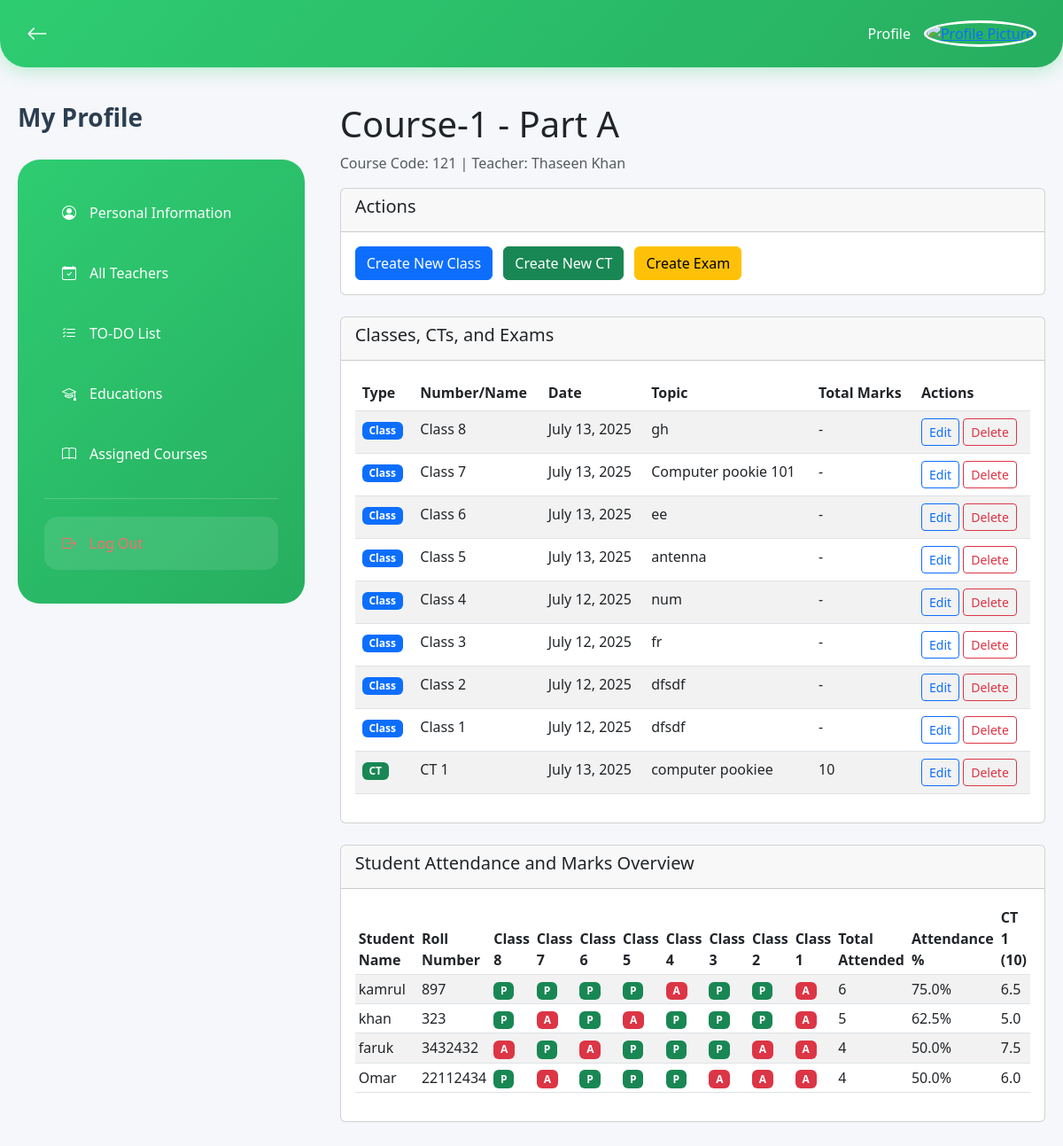
Page /part/1/ on the committed database.
### course/models.py (models this page shows, shortened)
class Part(models.Model):
    course = models.ForeignKey(Course, on_delete=models.CASCADE)
    name = models.CharField(choices=PartName, max_length=2)
    teacher = models.ForeignKey(Teacher, on_delete=models.CASCADE, null=True, blank=True)

class Course(models.Model):
    name = models.CharField(max_length=50)
    slug = models.SlugField(max_length=50)
    code = models.CharField(max_length=8)
    credit = models.IntegerField()
    semester = models.ForeignKey(Semester, on_delete=models.CASCADE)

class Class(models.Model):
    part = models.ForeignKey(Part, on_delete=models.CASCADE)
    class_number = models.IntegerField()
    date = models.DateField(default=timezone.now)
    topic = models.CharField(max_length=200, null=True)
    created_at = models.DateTimeField(auto_now_add=True, null=True)
    class Meta:
        ordering = ['-date', '-class_number']
        unique_together = ['part', 'class_number']

class CT(models.Model):
    part = models.ForeignKey(Part, on_delete=models.CASCADE)
    ct_number = models.IntegerField()
    date = models.DateField(default=timezone.now)
    topic = models.CharField(max_length=200, null=True)
    total_marks = models.IntegerField(default=100)
    created_at = models.DateTimeField(auto_now_add=True,null=True)
    class Meta:
        ordering = ['-date', '-ct_number']
        unique_together = ['part', 'ct_number']

### teacher/models.py (models this page shows)
class Teacher(models.Model):
    user = models.OneToOneField(User, on_delete=models.CASCADE, related_name="teacher")
    teacher_id = models.IntegerField()
    phone = models.CharField(max_length=13, null= True, blank= True)
    permanent_address = models.CharField(max_length=100, null = True, blank=True)
    picture = models.ImageField(upload_to="profile/")
    def __str__(self):
        return self.user.get_full_name() or self.user.username

### student/models.py (models this page shows, shortened)
class Student(models.Model):
    name = models.CharField(max_length=100)
    student_id = models.CharField(max_length=20)
    semester = models.ForeignKey(Semester, null=True, blank=True, on_delete=models.SET_NULL)
    previous_semester = models.ForeignKey(Semester, null=True, blank=True, on_delete=models.SET_NULL, related_name="previous_semester")

### course/views.py (the view)
# urls.py: path('part/<int:part_id>/', views.part_detail, name='part_detail'),
def part_detail(request, part_id):
    part = get_object_or_404(Part, id=part_id)
    classes_ordered = Class.objects.filter(part=part).order_by('-class_number')
    cts = CT.objects.filter(part=part).order_by('ct_number') # Use 'ct_number' if it exists, otherwise 'topic'
    exams = Exam.objects.filter(part=part).order_by('topic') # CORRECTED: Changed 'name' to 'topic'
    students = Student.objects.filter(semester=part.course.semester)
    student_data_overview = {}
    for student in students:
        student_classes_statuses = []
        present_count = 0
        for class_obj in classes_ordered:
            try:
                attendance = Attendance.objects.get(class_session=class_obj, student=student)
                student_classes_statuses.append(attendance.status)
                if attendance.status == 'P':
                    present_count += 1
            except Attendance.DoesNotExist:
                student_classes_statuses.append('N/A')
        total_recorded_classes = len(student_classes_statuses)
        percentage = 0
        if total_recorded_classes > 0:
            percentage = (present_count / total_recorded_classes) * 100
        student_ct_marks = []
        for ct_obj in cts:
            try:
                ct_mark = CTResult.objects.get(ct=ct_obj, student=student)
                student_ct_marks.append(str(ct_mark.marks))
            except CTResult.DoesNotExist:
                student_ct_marks.append('N/A')
        student_exam_marks = []
        for exam_obj in exams:
            try:
                exam_mark = ExamResult.objects.get(exam=exam_obj, student=student)
                student_exam_marks.append(str(exam_mark.marks))
            except ExamResult.DoesNotExist:
                student_exam_marks.append('N/A')
        student_data_overview[student] = {
            'attendance': {
                'list': student_classes_statuses,
                'present_count': present_count,
                'total_recorded': total_recorded_classes,
                'percentage': percentage
            },
            'cts': student_ct_marks,
            'exams': student_exam_marks,
        }
    sorted_student_data = sorted(
        student_data_overview.items(),
        key=lambda item: (item[1]['attendance']['percentage'], item[0].name),
        reverse=True
    )
    context = {
        'part': part,
        'classes': classes_ordered,
        'cts': cts,
        'exams': exams,
        'sorted_student_data': sorted_student_data,
    }
    return render(request, 'courses/part_detail.html', context)

### course/templates/courses/part_detail.html (shortened to what this page needs)
{% extends 'base.html' %}  {% block content %}
<div class="row">
  <div class="col-12">
    <h1>{{ part.course.name }} - Part {{ part.name }}</h1>
    <p class="text-muted">
      Course Code: {{ part.course.code }} | Teacher: {{ part.teacher }}
    </p>
  </div>
</div>
<div class="row mb-4">
  <div class="col-12">
    <div class="card">
      <div class="card-header">
        <h5>Actions</h5>
      </div>
      <div class="card-body">
        <a href="{% url 'create_class' part.id %}" class="btn btn-primary me-2"
          >Create New Class</a
        >
        <a href="{% url 'create_ct' part.id %}" class="btn btn-success me-2"
          >Create New CT</a
        >
        <a href="{% url 'create_exam' part.id %}" class="btn btn-warning"
          >Create Exam</a
        >
      </div>
    </div>
  </div>
</div>
<div class="row mb-4">
  <div class="col-12">
    <div class="card">
      <div class="card-header">
        <h5>Classes, CTs, and Exams</h5>
      </div>
      <div class="card-body">
        <table class="table table-striped">
          <thead>
            <tr>
              <th>Type</th>
              <th>Number/Name</th>
              <th>Date</th>
              <th>Topic</th>
              <th>Total Marks</th>
              <th>Actions</th>
            </tr>
          </thead>
          <tbody>
            {% for class in classes %}
            <tr>
              <td><span class="badge bg-primary">Class</span></td>
              <td>Class {{ class.class_number }}</td>
              <td>{{ class.date }}</td>
              <td>{{ class.topic }}</td>
              <td>-</td>
              <td>
                <a
                  href="{% url 'edit_class' class.id %}"
                  class="btn btn-sm btn-outline-primary"
                  >Edit</a
                >
                <a
                  href="{% url 'delete_class' class.id %}"
                  class="btn btn-sm btn-outline-danger"
                  onclick="return confirm('Are you sure?')"
                  >Delete</a
                >
              </td>
            </tr>
            {% endfor %} {% for ct in cts %}
            <tr>
              <td><span class="badge bg-success">CT</span></td>
              <td>CT {{ ct.ct_number }}</td>
              <td>{{ ct.date }}</td>
              <td>{{ ct.topic }}</td>
              <td>{{ ct.total_marks }}</td>
              <td>
                <a
                  href="{% url 'edit_ct' ct.id %}"
                  class="btn btn-sm btn-outline-primary"
                  >Edit</a
                >
                <a
                  href="{% url 'delete_ct' ct.id %}"
                  class="btn btn-sm btn-outline-danger"
                  onclick="return confirm('Are you sure?')"
                  >Delete</a
                >
              </td>
            </tr>
            {% endfor %}
          </tbody>
        </table>
      </div>
    </div>
  </div>
</div>
<div class="row">
  <div class="col-12">
    <div class="card">
      <div class="card-header">
        <h5>Student Attendance and Marks Overview</h5>
      </div>
      <div class="card-body">
        <div class="table-responsive">
          <table class="table table-striped table-sm">
            <thead>
              <tr>
                <th>Student Name</th>
                <th>Roll Number</th>
                {% for class_obj in classes %}
                  <th>Class {{ class_obj.class_number }}</th>
                {% endfor %}
                <th>Total Attended</th>
                <th>Attendance %</th>
                {% for ct_obj in cts %}
                  <th>CT {{ ct_obj.ct_number }} ({{ ct_obj.total_marks|floatformat:0 }})</th>
                {% endfor %}
              </tr>
            </thead>
            <tbody>
                {% for student, data in sorted_student_data %}
                <tr>
                    <td>{{ student.name }}</td>
                    <td>{{ student.student_id }}</td>
                    {% for attendance_status in data.attendance.list %}
                        <td>
                            {% if attendance_status == 'P' %}
                            <span class="badge bg-success">P</span>
                            {% elif attendance_status == 'A' %}
                            <span class="badge bg-danger">A</span>
                            {% else %}
                            <span class="badge bg-secondary">N/A</span>
                            {% endif %}
                        </td>
                    {% endfor %}
                    <td>{{ data.attendance.present_count }}</td>
                    <td>{{ data.attendance.percentage|floatformat:1 }}%</td>
                    {% for ct_mark in data.cts %}
                    <td>
                        {% if ct_mark != 'N/A' %}
                            {{ ct_mark }}
                        {% else %}
                            <span class="badge bg-secondary">N/A</span>
                        {% endif %}
                    </td>
                    {% endfor %}
                </tr>
                {% empty %}
                <tr>
                    <td colspan="99" class="text-center text-muted">
                        No students found
                    </td>
                </tr>
                {% endfor %}
            </tbody>
          </table>
        </div>
      </div>
    </div>
  </div>
</div>
{% endblock %}

### teacher/templates/base.html (style rules this page uses)
body { background-color: #f5f7fa; font-family: "Segoe UI", sans-serif; }

### rows in the picture
Part: course.name "Course-1", name "A", course.code "121", teacher "Thaseen Khan"
Class: class_number "8", date "July 13, 2025", topic "gh"
Class: class_number "7", date "July 13, 2025", topic "Computer pookie 101"
Class: class_number "6", date "July 13, 2025", topic "ee"
Class: class_number "5", date "July 13, 2025", topic "antenna"
Class: class_number "4", date "July 12, 2025", topic "num"
Class: class_number "3", date "July 12, 2025", topic "fr"
Class: class_number "2", date "July 12, 2025", topic "dfsdf"
Class: class_number "1", date "July 12, 2025", topic "dfsdf"
CT: ct_number "1", date "July 13, 2025", topic "computer pookiee", total_marks "10"
Student: name "kamrul", student_id "897", attendance.present_count "6", attendance.percentage "75.0", cts "6.5"
Student: name "khan", student_id "323", attendance.present_count "5", attendance.percentage "62.5", cts "5.0"
Student: name "faruk", student_id "3432432", attendance.present_count "4", attendance.percentage "50.0", cts "7.5"
Student: name "Omar", student_id "22112434", attendance.present_count "4", attendance.percentage "50.0", cts "6.0"
